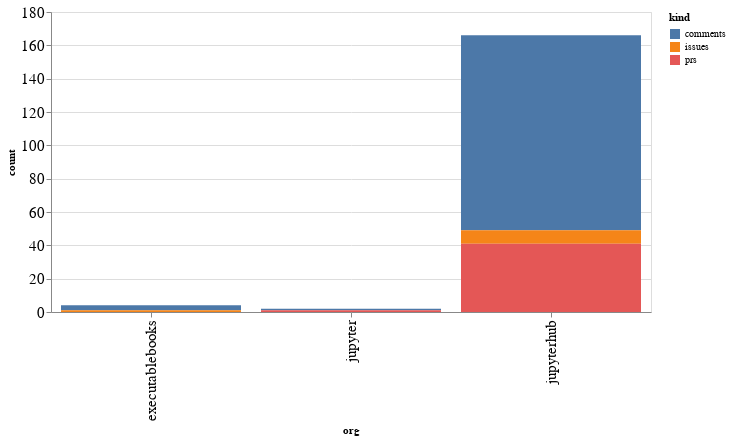

Notebook code for this chart:
### Code cell
alt.Chart(org_summaries, width=600).mark_bar().encode(
    x='org',
    y='count',
    color='kind',
    tooltip="org"
)

### Figure 1 — Vega-Lite specification as saved in the notebook (floating-point values rounded to 4 significant figures)
{"config": {"axisLeft": {"labelFontSize": 15}, "axisBottom": {"labelFontSize": 15}}, "data": {"name": "data-6dce38babf750dce2bea6528d7a23f0e"}, "mark": "bar", "encoding": {"color": {"type": "nominal", "field": "kind"}, "tooltip": {"type": "nominal", "field": "org"}, "x": {"type": "nominal", "field": "org"}, "y": {"type": "quantitative", "field": "count"}}, "width": 600, "$schema": "https://vega.github.io/schema/vega-lite/v4.8.1.json", "datasets": {"data-6dce38babf750dce2bea6528d7a23f0e": [{"org": "executablebooks", "kind": "comments", "count": 3}, {"org": "executablebooks", "kind": "issues", "count": 1}, {"org": "jupyter", "kind": "comments", "count": 1}, {"org": "jupyter", "kind": "prs", "count": 1}, {"org": "jupyterhub", "kind": "comments", "count": 117}, {"org": "jupyterhub", "kind": "issues", "count": 8}, {"org": "jupyterhub", "kind": "prs", "count": 41}]}}
